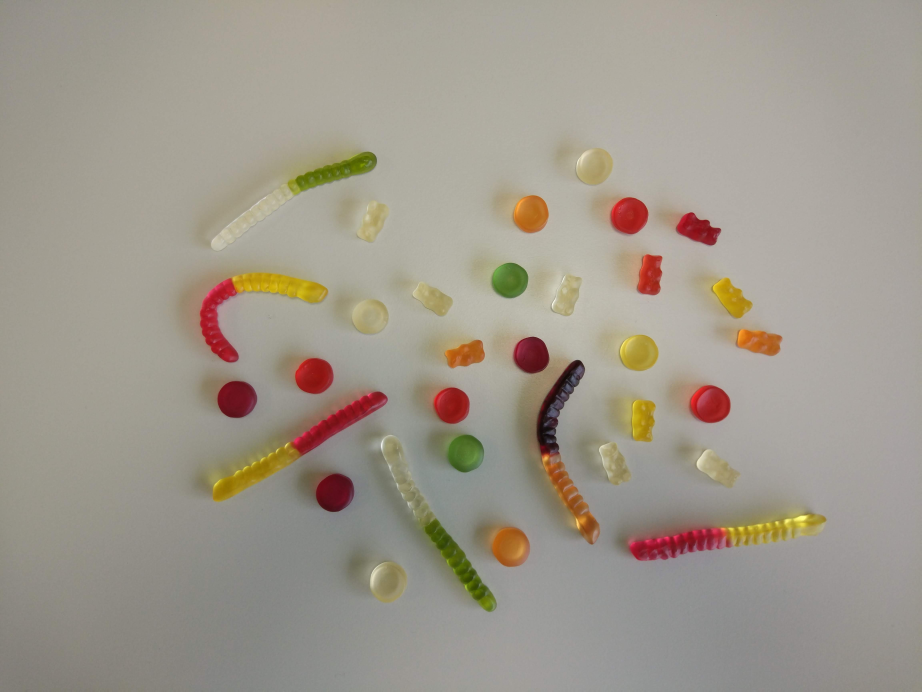
#> input picture image_2.jpg, 4608 x 3456 px (shown at 1/5 size)
$ python projeto3_0.py
#> lines starting #> are read from the running program, lines starting #| are printed output that depends on the picture; after the words box and inside, x2 and y2 are one past the last pixel; in counts of white or black regions, pixels touching at a corner belong together
# import the necessary packages
import argparse
from pyimagesearch.shapedetector import ShapeDetector
import argparse
import imutils
import numpy as np
import cv2

# load the image and resize it
image = cv2.imread('image_2.jpg', 1)
#> image is the input picture: shape (3456, 4608, 3); mean B, G, R 140.7, 152.5, 159.4
original = image
resized = imutils.resize(image, height=1000)
ratio = image.shape[0] / float(resized.shape[0])
#> ratio = 3.46
image = resized.copy()

image = cv2.medianBlur(image, 11)
#> image: shape (1000, 1333, 3)

src = cv2.cvtColor(image, cv2.COLOR_BGR2GRAY)
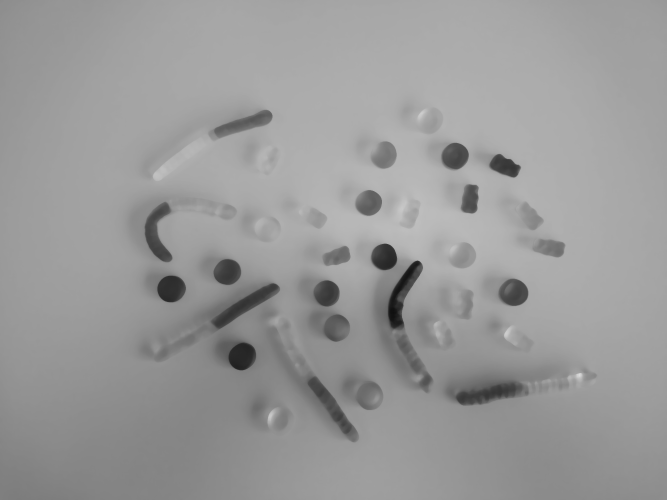
#> src: shape (1000, 1333) (shown at 1/2 size); min 15, max 219, mean 153.3

cv2.imshow("orginal", src)

cv2.waitKey()


hsv = cv2.cvtColor(image, cv2.COLOR_BGR2HSV)
#> hsv: shape (1000, 1333, 3); mean H, S, V 26.4, 31.2, 159.7

# Search individual colors (flavours) and create masks

# background mask

bg_mask = cv2.inRange(hsv, (0, 115, 0), (180, 255, 255))
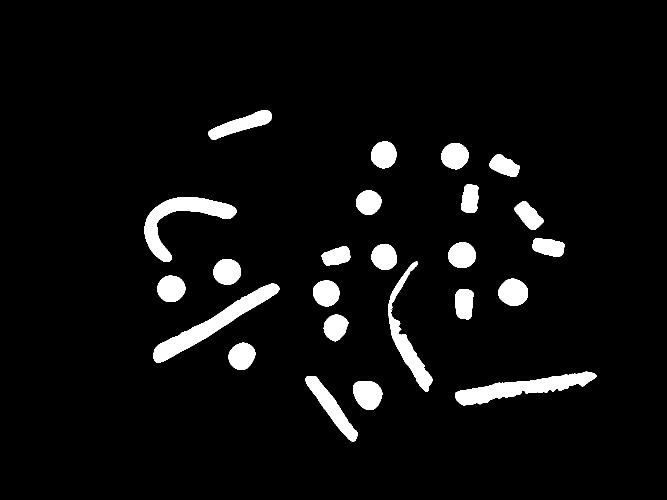
#> bg_mask: shape (1000, 1333) (shown at 1/2 size); 5.4% white; 24 white regions, largest, box (x1, y1, x2, y2) and area: (307, 567, 559, 726) 8247, (910, 743, 1193, 811) 7540, (289, 394, 474, 524) 7131
bg_mask = cv2.bitwise_and(hsv, hsv, mask=bg_mask)
#> bg_mask: shape (1000, 1333, 3); mean H, S, V 3.5, 10.4, 8.1
bg_mask = cv2.cvtColor(bg_mask, cv2.COLOR_HSV2BGR)
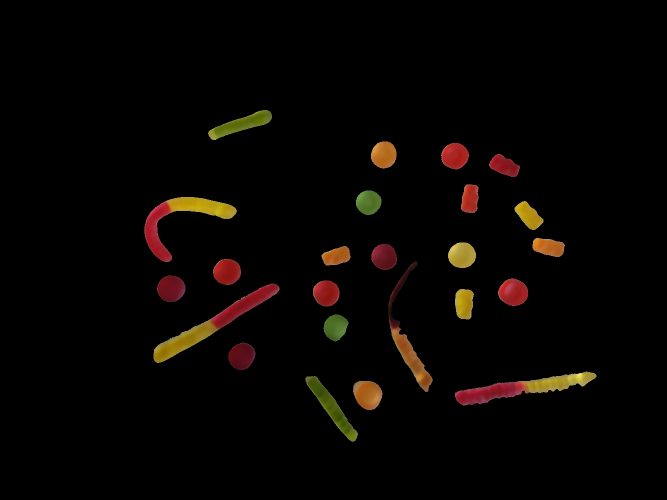
#> bg_mask: shape (1000, 1333, 3) (shown at 1/2 size); mean B, G, R 2.2, 4.6, 7.9

bg_mask = cv2.cvtColor(bg_mask, cv2.COLOR_BGR2GRAY)
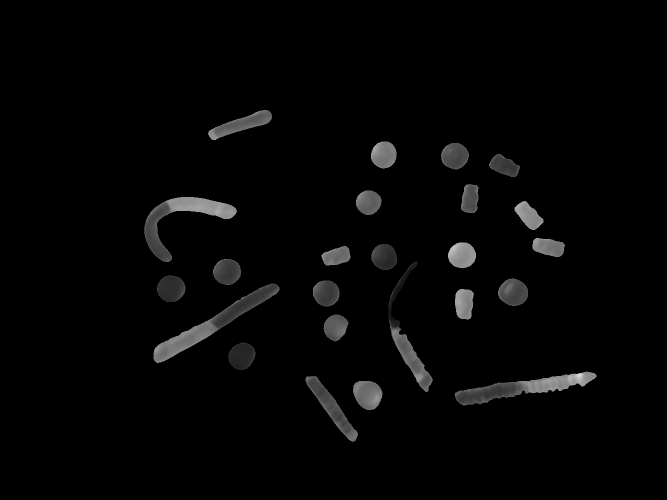
#> bg_mask: shape (1000, 1333) (shown at 1/2 size); min 0, max 219, mean 5.3

cv2.imshow("COUNTOURS", bg_mask)
cv2.waitKey()


circles = cv2.HoughCircles(bg_mask, cv2.HOUGH_GRADIENT, 1, 100, param1=190, param2=40, minRadius=0, maxRadius=99)
#> circles = None
#> (the run stopped early here; a loop or call above may not have finished)

$ run again, with image_0.jpg copied over image_2.jpg
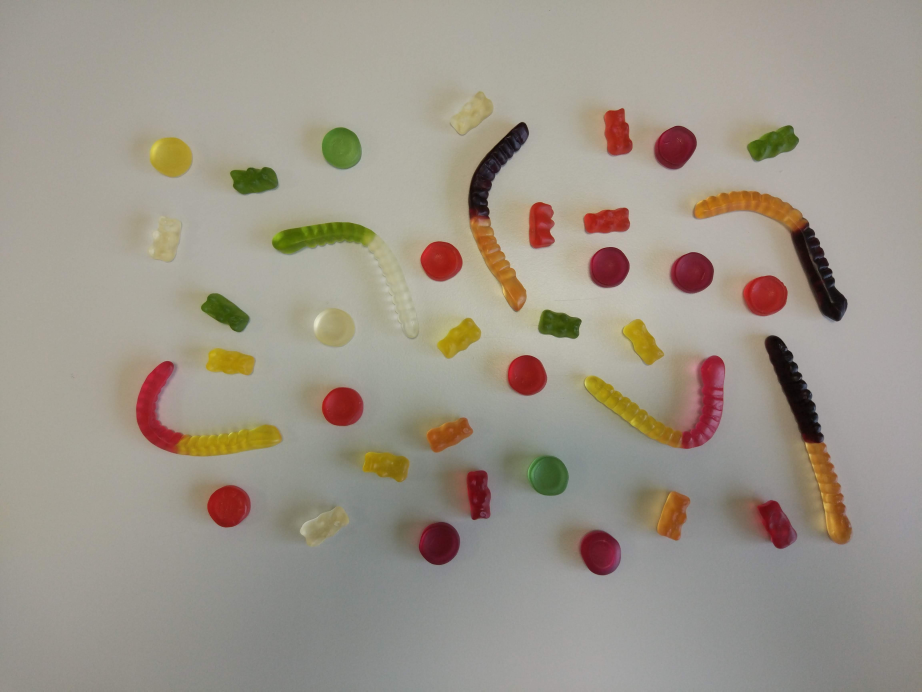
#> input picture image_0.jpg, 4608 x 3456 px (shown at 1/5 size)
#> image is the input picture: shape (3456, 4608, 3); mean B, G, R 138.1, 149.7, 157.1
#> image: shape (1000, 1333, 3)
#> hsv: shape (1000, 1333, 3); mean H, S, V 31.7, 34.4, 157.9
#> `bg_mask = cv2.inRange(hsv, (0, 115, 0), (180, 255, 255))`:
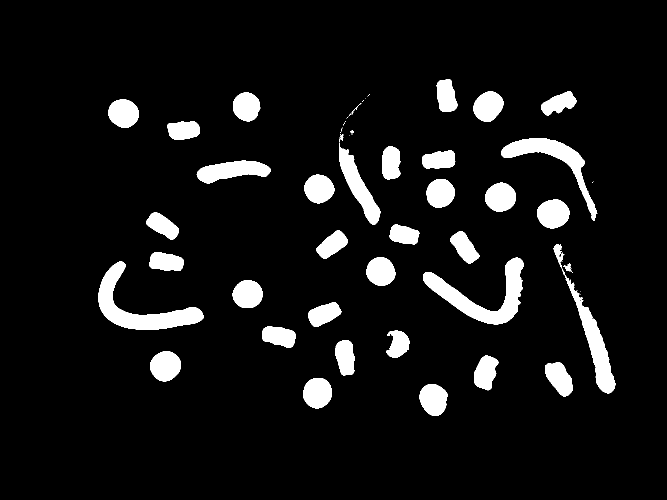
#> bg_mask: shape (1000, 1333) (shown at 1/2 size); 7.8% white; 63 white regions (25 under 20 px), largest, box (x1, y1, x2, y2) and area: (197, 523, 407, 660) 8698, (846, 515, 1048, 649) 8670, (1002, 276, 1195, 442) 6222
#> `bg_mask = cv2.cvtColor(bg_mask, cv2.COLOR_BGR2GRAY)`:
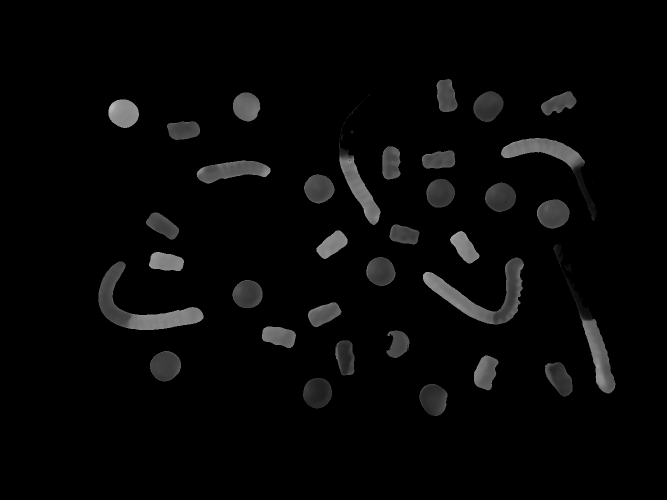
#> bg_mask: shape (1000, 1333) (shown at 1/2 size); min 0, max 184, mean 6.8
#> circles = None

$ run again, with image_1.jpg copied over image_2.jpg
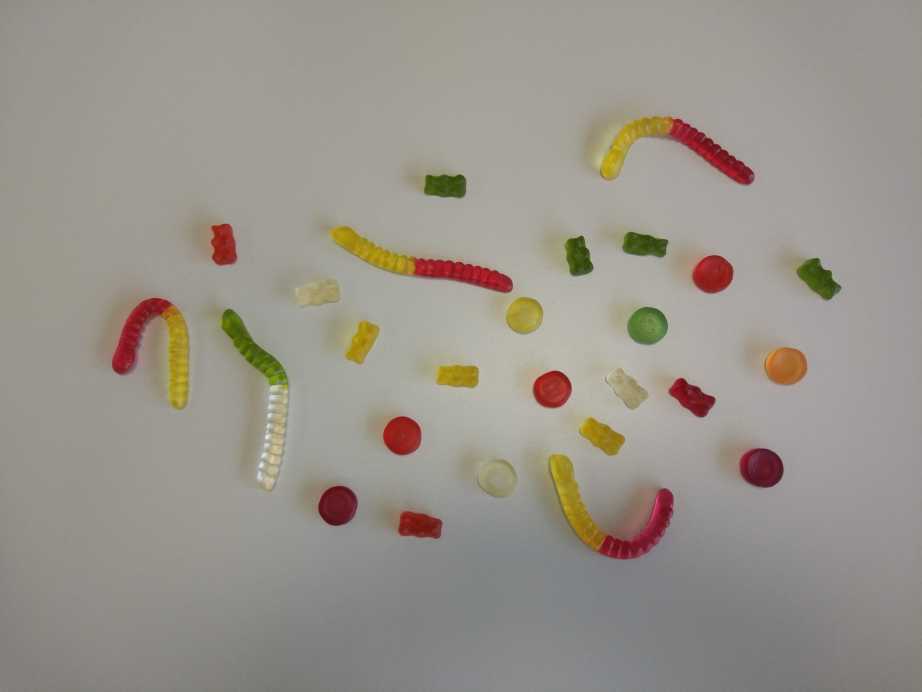
#> input picture image_1.jpg, 4608 x 3456 px (shown at 1/5 size)
#> image is the input picture: shape (3456, 4608, 3); mean B, G, R 139.2, 147.6, 153.1
#> image: shape (1000, 1333, 3)
#> hsv: shape (1000, 1333, 3); mean H, S, V 28.8, 25.2, 153.6
#> `bg_mask = cv2.inRange(hsv, (0, 115, 0), (180, 255, 255))`:
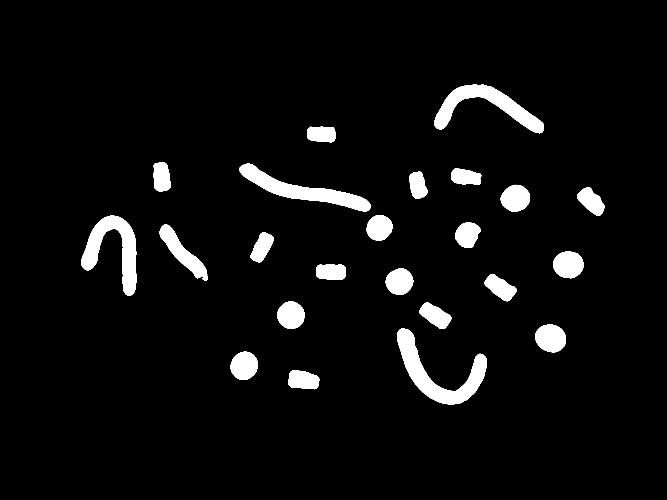
#> bg_mask: shape (1000, 1333) (shown at 1/2 size); 5.2% white; 23 white regions, largest, box (x1, y1, x2, y2) and area: (794, 657, 974, 809) 8545, (162, 431, 273, 592) 7303, (478, 327, 741, 423) 7198
#> `bg_mask = cv2.cvtColor(bg_mask, cv2.COLOR_BGR2GRAY)`:
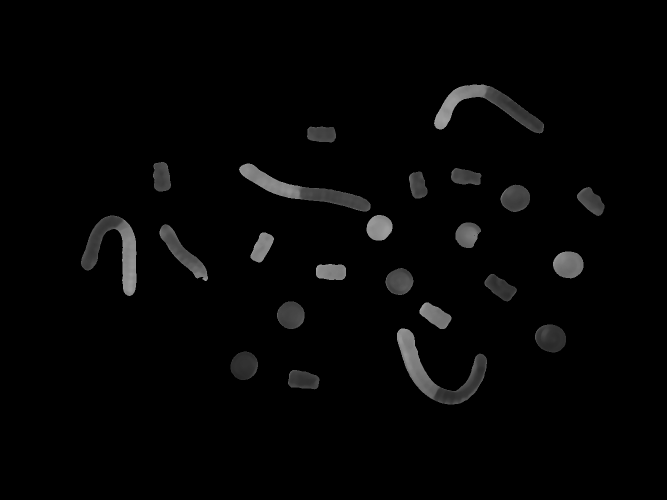
#> bg_mask: shape (1000, 1333) (shown at 1/2 size); min 0, max 165, mean 4.8
#> circles = None

$ run again, with image_10.jpg copied over image_2.jpg
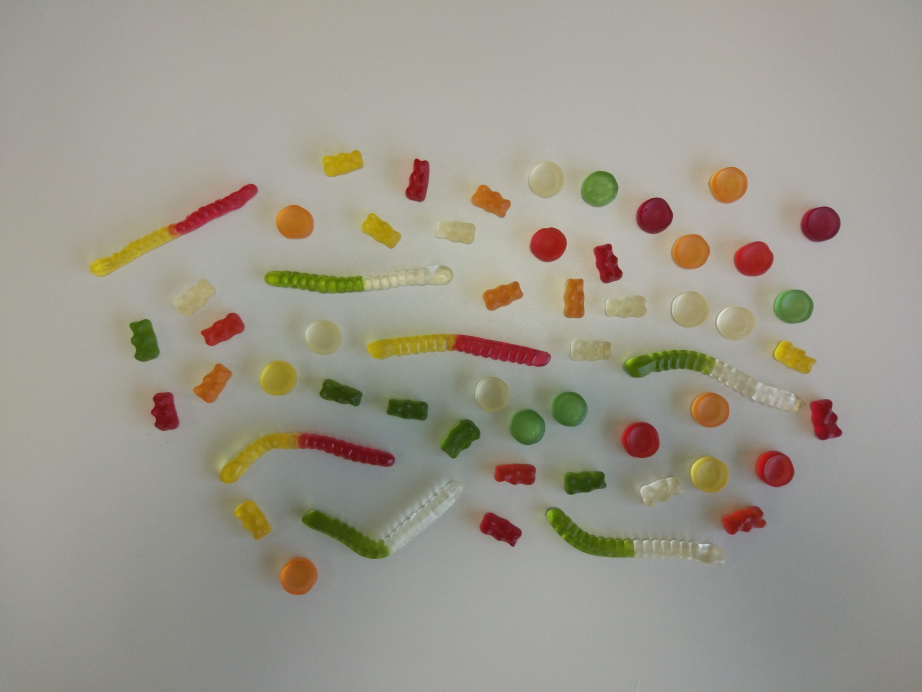
#> input picture image_10.jpg, 4608 x 3456 px (shown at 1/5 size)
#> image is the input picture: shape (3456, 4608, 3); mean B, G, R 140.8, 152.3, 156.6
#> image: shape (1000, 1333, 3)
#> hsv: shape (1000, 1333, 3); mean H, S, V 34.3, 30.2, 158.1
#> `bg_mask = cv2.inRange(hsv, (0, 115, 0), (180, 255, 255))`:
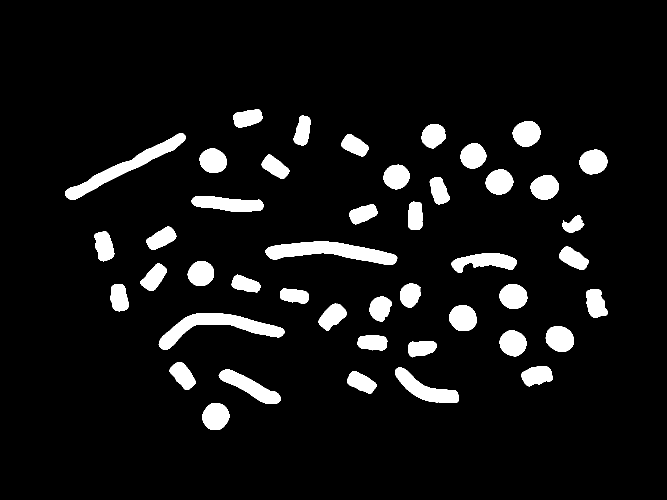
#> bg_mask: shape (1000, 1333) (shown at 1/2 size); 7.4% white; 47 white regions (2 under 20 px), largest, box (x1, y1, x2, y2) and area: (531, 483, 795, 530) 6496, (317, 626, 569, 699) 6179, (130, 266, 372, 400) 5799
#> `bg_mask = cv2.cvtColor(bg_mask, cv2.COLOR_BGR2GRAY)`:
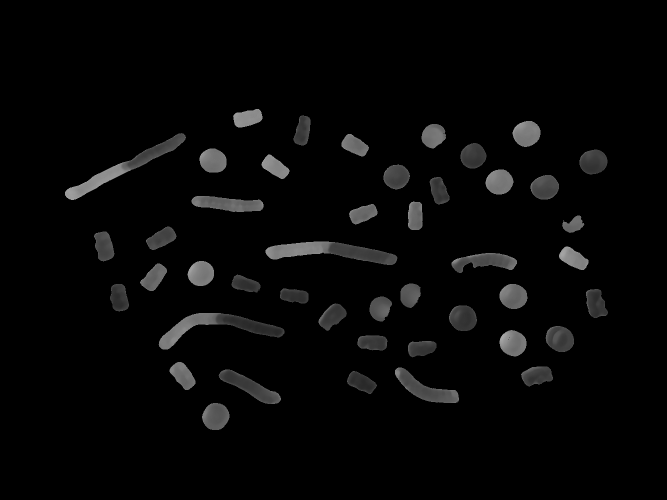
#> bg_mask: shape (1000, 1333) (shown at 1/2 size); min 0, max 168, mean 6.8
#> circles = None
